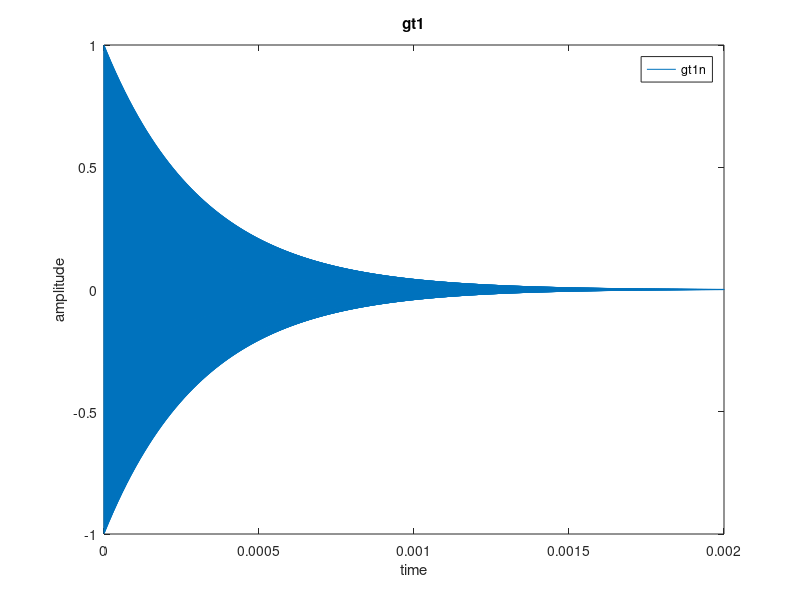
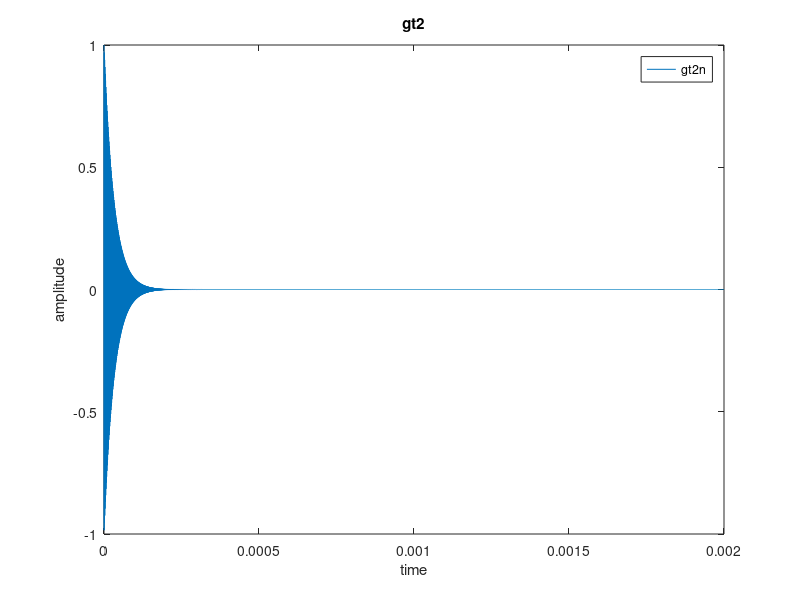
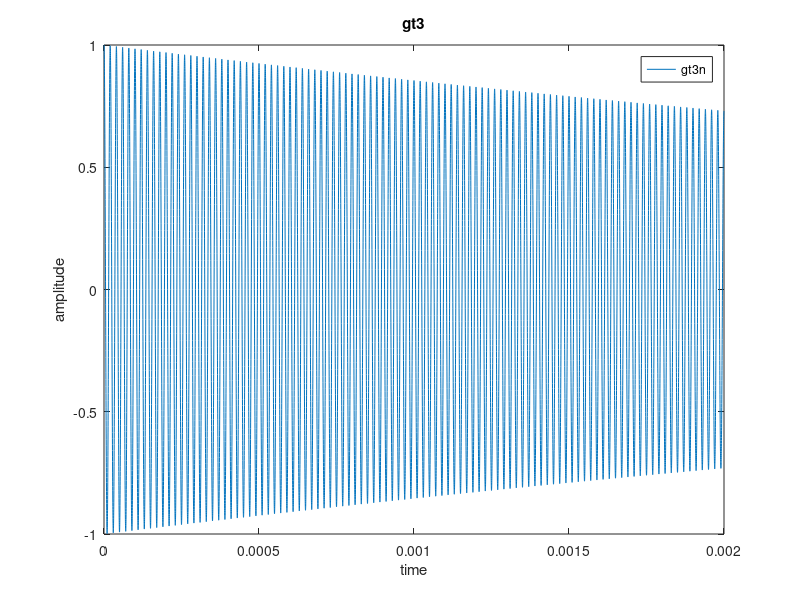
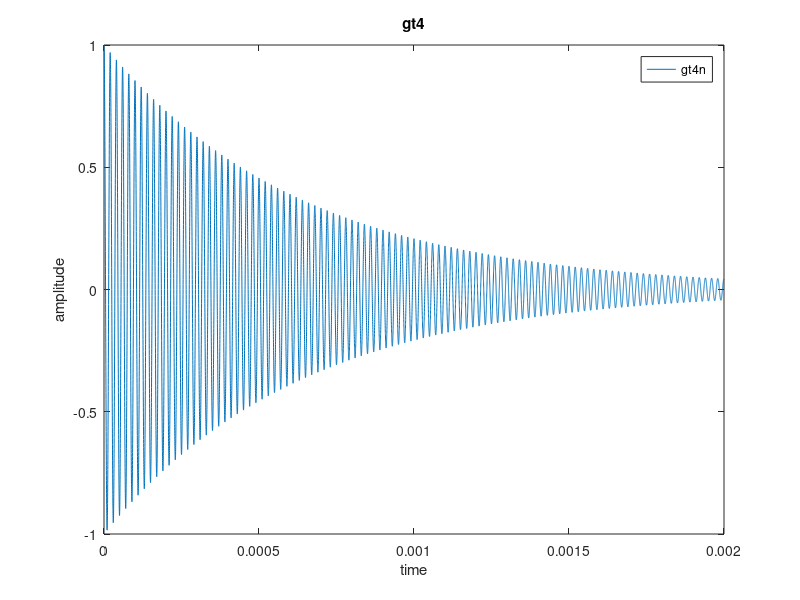

These charts were generated, in order, by the following MATLAB code: (Note: this script raises an error after producing the figures.)
clc
clear all 
close all

figure(1)
t_s= 10^-7;
t = 0:t_s:0.002;

w = 2*pi*power(10,6);
q =1000;
r = 3*power(10,5);
gt1 = (w.*r/q).*exp((-w.*t)/(2*q)).*cos(w.*t);
gt1n= gt1/max(gt1);
plot(t,gt1n)
xlabel('time')
ylabel('amplitude')
legend('gt1n')
title('gt1')

figure(2)
w = 2*pi*power(10,6);
q =100;
r = 3*power(10,5);
gt2 = (w.*r/q).*exp((-w.*t)/(2*q)).*cos(w.*t);
gt2n= gt2/max(gt2);
plot(t,gt2n)
xlabel('time')
ylabel('amplitude')
legend('gt2n')
title('gt2')

figure(3)
w = 2*pi*50*1000;;
q =1000;
r = 3*power(10,5);
gt3 = (w.*r/q).*exp((-w.*t)/(2*q)).*cos(w.*t);
gt3n= gt3/max(gt3);
plot(t,gt3n)
xlabel('time')
ylabel('amplitude')
legend('gt3n')
title('gt3')

figure(4)
w = 2*pi*50*1000;
q =100;
r = 3*power(10,5);
gt4 = (w.*r/q).*exp((-w.*t)/(2*q)).*cos(w.*t);
gt4n= gt4/max(gt4);
plot(t,gt4n)
xlabel('time')
ylabel('amplitude')
legend('gt4n')
title('gt4')


t_s= 10^-7;
t = 0:t_s:0.002;

figure(5)
m=0;
p = 5*power(10,-4);
lambda1 = exp((-(t-m).^2)/2*p.^2);
plot(t,lambda1)
xlabel('time')
ylabel('amplitude')
legend('lambda1')
title('lambda1')

figure(6)
m=0;
p = 2*power(10,-4);
lambda2 = exp((-(t-m).^2)/2*p.^2);
plot(t,lambda2)
xlabel('time')
ylabel('amplitude')
legend('lambda2')
title('lambda2')

figure(7)
m=0;
p = 2*power(10,-8);
lambda3 = exp((-(t-m).^2)/2*p.^2);
plot(t,lambda3)
xlabel('time')
ylabel('amplitude')
legend('lambda3')
title('lambda3')

y = convolve(lamda1,gt1n)
y = conv(lambda1,gt1n)
plot(y)

function y = convolve(x,h)

    n = length(x);
    m = length(h);
    ny = n+m-1;
    y = zeros(1,ny);
    for i = 1:n;
      for k = 1:m;
       y(i+k-1) = y(i+k-1) + h(k)*x(i);
      end
    end
figure(8)
y = convolve(lambda1,gt1n);
m = 0:ny-1
plot(m,y)

end










